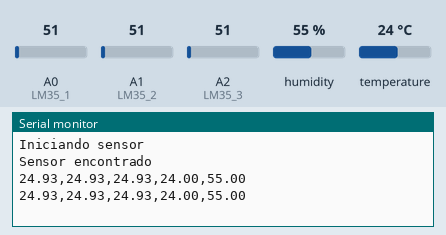
Simulated run of this sketch. Board: Arduino Uno, built with avr-gcc and run on an emulated ATmega328P. Parts: the last lines printed to the serial monitor. The test bench sets the inputs (shaded band); at power-on: humidity 55 %, A0 (LM35_1) = 51, A1 (LM35_2) = 51, A2 (LM35_3) = 51, temperature 24 °C.

Above: at 1.9 s.
2.0 s: humidity set to 22 %
At 3.1 s:
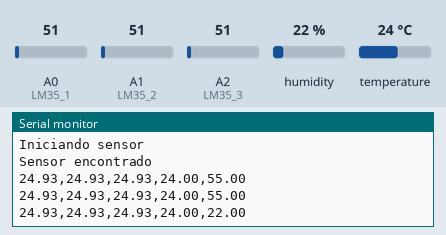
3.5 s: A0 (LM35_1) set to 61
At 4.8 s:
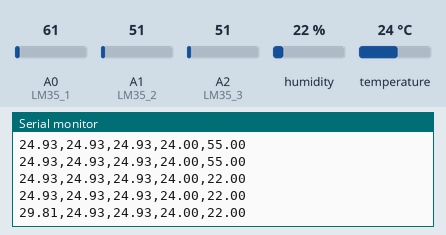
5.0 s: A1 (LM35_2) set to 61
At 6.2 s:
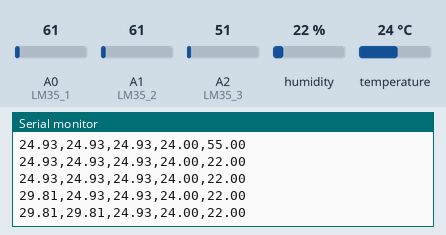
6.5 s: A2 (LM35_3) set to 61
At 7.5 s:
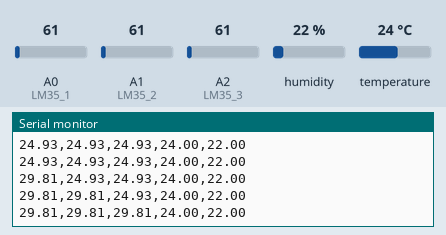
8.0 s: temperature set to 12 °C
At 9.2 s:
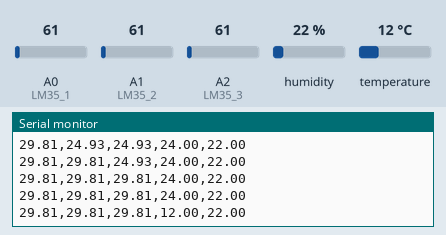
9.5 s: A0 (LM35_1) set to 71
At 10.6 s:
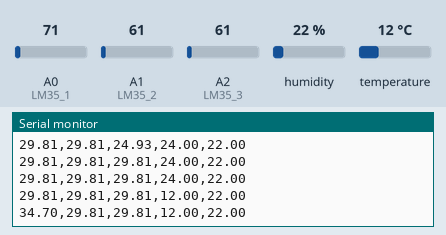
Timing chart, 0 to 12.0 s (numbered marks = the images above; inputs shaded):
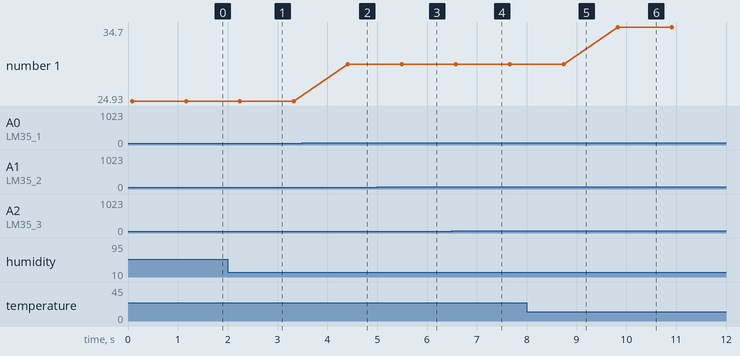

The sketch:

P05_AHT20.ino
```cpp
#include <Adafruit_AHTX0.h>  // Librería para usar el sensor AHTX0 (temperatura y humedad)
Adafruit_AHTX0 aht;          // Se crea un objeto para manejar el sensor AHTX0


//Pines para los LM35
#define LM35_1 A0
#define LM35_2 A1
#define LM35_3 A2

// Variables para almacenar los valores de los sensores
float temperature1=0;
float value1;
float temperature2=0;
float value2;
float temperature3=0;
float value3;

void setup() {
  Serial.begin(9600);                  // Inicia la comunicación serial a 9600 baudios
  while(!Serial) delay(10);            // Espera a que se abra el monitor serial

  Serial.println("Iniciando sensor");

  // Inicializa el sensor AHTX0 y verifica si está conectado correctamente
  if(!aht.begin()){
    Serial.println("No se encontro el sensor");
    while(1) delay(10);
  }
  Serial.println("Sensor encontrado");  // Confirmación de que el sensor fue detectado

}

void loop() {
  sensors_event_t humidity, temp;   // Estructuras para almacenar los datos del sensor AHTX0
  aht.getEvent(&humidity, &temp);   // Obtiene los valores de temperatura y humedad del AHTX0

  // Lectura y conversión de los sensores LM35
  value1=analogRead(LM35_1);
  temperature1=((value1*5.0)/1023)*100;
  value2=analogRead(LM35_2);
  temperature2=((value2*5.0)/1023)*100;
  value3=analogRead(LM35_3);
  temperature3=((value3*5.0)/1023)*100;

  //Imprimir datos en formato que Excel los lea
  Serial.print(temperature1);
  Serial.print(",");
  Serial.print(temperature2);
  Serial.print(",");
  Serial.print(temperature3);
  Serial.print(",");
  Serial.print(temp.temperature);
  Serial.print(",");
  Serial.println(humidity.relative_humidity);

  delay(1000);
}
```

Measured:
- after the input at 2.0 s, the serial monitor: prints a new line after 0.25 s (image 1)
- after the input at 3.5 s, the serial monitor: prints a new line after 0.91 s (image 2)
- after the input at 5.0 s, the serial monitor: prints a new line after 0.50 s (image 3)
- after the input at 6.5 s, the serial monitor: prints a new line after 0.08 s (image 4)
- after the input at 8.0 s, the serial monitor: prints a new line after 0.74 s (image 5)
- after the input at 9.5 s, the serial monitor: prints a new line after 0.33 s (image 6)
- plotted number 1: 24.93 → 29.81 after the input at 3.5 s, 29.81 → 34.7 after the input at 9.5 s
